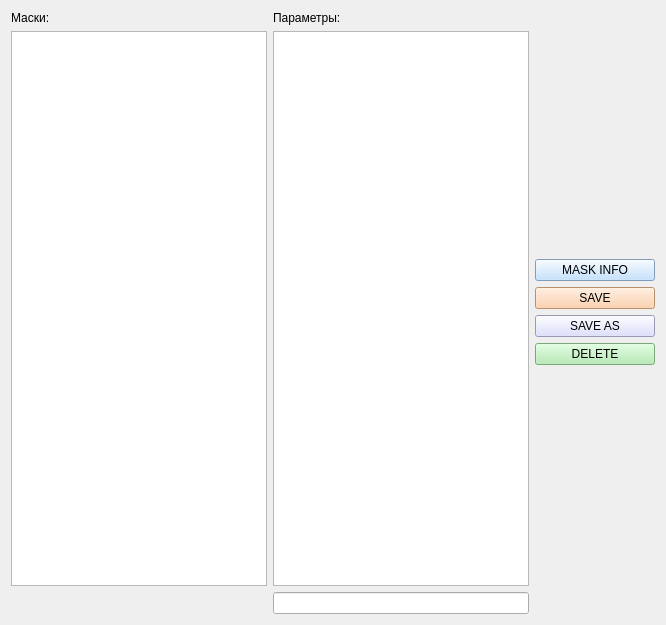
<?xml version="1.0" encoding="UTF-8"?>
<ui version="4.0">
 <class>MaskParamForm</class>
 <widget class="QWidget" name="MaskParamForm">
  <property name="geometry">
   <rect>
    <x>0</x>
    <y>0</y>
    <width>666</width>
    <height>625</height>
   </rect>
  </property>
  <property name="windowTitle">
   <string>Mask Param Form</string>
  </property>
  <layout class="QGridLayout" name="gridLayout_10">
   <item row="0" column="0">
    <layout class="QGridLayout" name="gridLayout_9" rowstretch="3,0,2">
     <item row="2" column="0">
      <layout class="QGridLayout" name="gridLayout_7">
       <item row="0" column="0">
        <layout class="QGridLayout" name="gridLayout_5">
         <item row="1" column="0">
          <layout class="QGridLayout" name="gridLayout_4">
           <item row="0" column="0">
            <layout class="QGridLayout" name="gridLayout_3"/>
           </item>
          </layout>
         </item>
         <item row="0" column="3">
          <widget class="QLabel" name="label_parameters">
           <property name="styleSheet">
            <string notr="true">font: italic 10pt &quot;Arial&quot;;</string>
           </property>
           <property name="text">
            <string>Параметры:</string>
           </property>
          </widget>
         </item>
         <item row="1" column="1" colspan="2">
          <widget class="QListWidget" name="listWidget_masks"/>
         </item>
         <item row="1" column="3" colspan="2">
          <widget class="QListView" name="listView_mask_params"/>
         </item>
         <item row="2" column="3" colspan="2">
          <widget class="QLineEdit" name="search_edit"/>
         </item>
         <item row="0" column="1" colspan="2">
          <widget class="QLabel" name="label_masks">
           <property name="styleSheet">
            <string notr="true">font: italic 10pt &quot;Arial&quot;;</string>
           </property>
           <property name="text">
            <string>Маски:</string>
           </property>
          </widget>
         </item>
        </layout>
       </item>
       <item row="0" column="1">
        <layout class="QGridLayout" name="gridLayout_6">
         <item row="0" column="0">
          <layout class="QGridLayout" name="gridLayout_2">
           <item row="1" column="0">
            <widget class="QPushButton" name="pushButton_save">
             <property name="toolTip">
              <string>Сохранить изменения для текущей маски</string>
             </property>
             <property name="styleSheet">
              <string notr="true">background-color: rgb(255, 200, 152);</string>
             </property>
             <property name="text">
              <string>SAVE</string>
             </property>
            </widget>
           </item>
           <item row="2" column="0">
            <widget class="QPushButton" name="pushButton_save_as">
             <property name="toolTip">
              <string>Создать новую маску</string>
             </property>
             <property name="styleSheet">
              <string notr="true">background-color: rgb(212, 215, 255);</string>
             </property>
             <property name="text">
              <string>SAVE AS</string>
             </property>
            </widget>
           </item>
           <item row="0" column="0">
            <widget class="QPushButton" name="pushButton_mask_info">
             <property name="toolTip">
              <string>Редактировать информацию о текущей маске</string>
             </property>
             <property name="styleSheet">
              <string notr="true">background-color: rgb(181, 219, 255);</string>
             </property>
             <property name="text">
              <string>MASK INFO</string>
             </property>
            </widget>
           </item>
           <item row="3" column="0">
            <widget class="QPushButton" name="pushButton_delete">
             <property name="toolTip">
              <string>Удалить текущую маску</string>
             </property>
             <property name="styleSheet">
              <string notr="true">background-color: rgb(170, 234, 170);</string>
             </property>
             <property name="text">
              <string>DELETE</string>
             </property>
            </widget>
           </item>
          </layout>
         </item>
        </layout>
       </item>
      </layout>
     </item>
     <item row="0" column="0">
      <layout class="QGridLayout" name="gridLayout_8">
       <item row="0" column="0">
        <layout class="QVBoxLayout" name="verticalLayout_table_mp"/>
       </item>
      </layout>
     </item>
    </layout>
   </item>
  </layout>
 </widget>
 <resources/>
 <connections/>
</ui>
